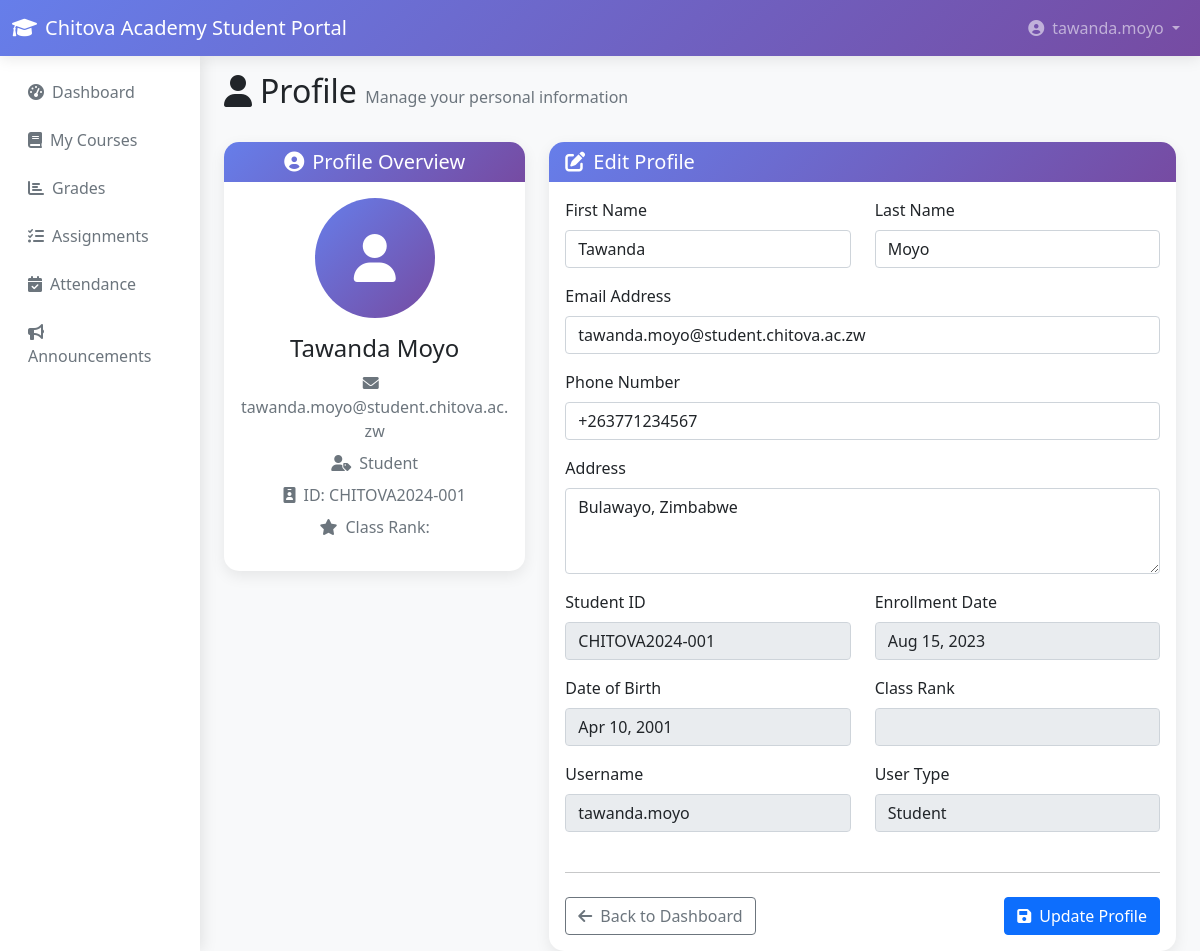
The app's page /profile.php (signed in) with its own data.
### tables this page shows
CREATE TABLE IF NOT EXISTS students (
    id INT PRIMARY KEY AUTO_INCREMENT,
    user_id INT NOT NULL,
    student_id VARCHAR(20) UNIQUE NOT NULL,
    first_name VARCHAR(50) NOT NULL,
    last_name VARCHAR(50) NOT NULL,
    date_of_birth DATE,
    phone VARCHAR(15),
    address TEXT,
    enrollment_date DATE NOT NULL,
    status ENUM('active', 'inactive', 'graduated') DEFAULT 'active',
    gpa DECIMAL(3,2) DEFAULT 0.00,
    FOREIGN KEY (user_id) REFERENCES users(id) ON DELETE CASCADE
);

CREATE TABLE IF NOT EXISTS users (
    id INT PRIMARY KEY AUTO_INCREMENT,
    username VARCHAR(50) UNIQUE NOT NULL,
    email VARCHAR(100) UNIQUE NOT NULL,
    password VARCHAR(255) NOT NULL,
    user_type ENUM('student', 'teacher', 'admin') NOT NULL,
    created_at TIMESTAMP DEFAULT CURRENT_TIMESTAMP,
    updated_at TIMESTAMP DEFAULT CURRENT_TIMESTAMP ON UPDATE CURRENT_TIMESTAMP
);

### config.php (called while the page is built, shortened)
<?php
function getUserType() {
    return $_SESSION['user_type'] ?? null;
}
function formatDate($date, $format = 'M d, Y') {
    return date($format, strtotime($date));
}
?>

### profile.php (the view, shortened to what this page needs)
<?php
require_once __DIR__ . '/../config.php';
$userType = getUserType();
$userId = $_SESSION['user_id'];
if ($userType === 'student') {
    $stmt = $pdo->prepare("
        SELECT s.*, u.email, u.username
        FROM students s
        JOIN users u ON s.user_id = u.id
        WHERE s.user_id = ?
    ");
    $stmt->execute([$userId]);
    $userInfo = $stmt->fetch();
} else {
    $stmt = $pdo->prepare("SELECT * FROM users WHERE id = ?");
    $stmt->execute([$userId]);
    $userInfo = $stmt->fetch();
}
?>
<!DOCTYPE html>
<html lang="en">
<head>
    <link href="https://cdn.jsdelivr.net/npm/bootstrap@5.1.3/dist/css/bootstrap.min.css" rel="stylesheet">
    <link href="https://cdnjs.cloudflare.com/ajax/libs/font-awesome/6.0.0/css/all.min.css" rel="stylesheet">
</head>
<body>
    <nav class="navbar navbar-expand-lg navbar-dark">
        <div class="container-fluid">
            <a class="navbar-brand" href="dashboard.php">
                <i class="fas fa-graduation-cap me-2"></i><?php echo APP_NAME; ?>
            </a>
            <div class="navbar-nav ms-auto">
                <div class="nav-item dropdown">
                    <a class="nav-link dropdown-toggle" href="#" id="navbarDropdown" role="button"
                       data-bs-toggle="dropdown" aria-expanded="false">
                        <i class="fas fa-user-circle me-2"></i><?php echo $_SESSION['username']; ?>
                    </a>
                </div>
            </div>
        </div>
    </nav>
    <div class="container-fluid">
        <div class="row">
            <nav class="col-md-2 sidebar">
                <div class="position-sticky pt-3">
                    <ul class="nav nav-pills flex-column mb-auto">
                        <li class="nav-item">
                            <a href="dashboard.php" class="nav-link">
                                <i class="fas fa-tachometer-alt me-2"></i>Dashboard
                            </a>
                        </li>
                        <?php if ($userType === 'student'): ?>
                        <li class="nav-item">
                            <a href="courses.php" class="nav-link">
                                <i class="fas fa-book me-2"></i>My Courses
                            </a>
                        </li>
                        <li class="nav-item">
                            <a href="grades.php" class="nav-link">
                                <i class="fas fa-chart-bar me-2"></i>Grades
                            </a>
                        </li>
                        <li class="nav-item">
                            <a href="assignments.php" class="nav-link">
                                <i class="fas fa-tasks me-2"></i>Assignments
                            </a>
                        </li>
                        <li class="nav-item">
                            <a href="attendance.php" class="nav-link">
                                <i class="fas fa-calendar-check me-2"></i>Attendance
                            </a>
                        </li>
                        <?php endif; ?>
                        <li class="nav-item">
                            <a href="announcements.php" class="nav-link">
                                <i class="fas fa-bullhorn me-2"></i>Announcements
                            </a>
                        </li>
                    </ul>
                </div>
            </nav>
            <main class="col-md-10 ms-sm-auto px-md-4">
                <div class="pt-3 pb-2 mb-3">
                    <h1 class="h2">
                        <i class="fas fa-user me-2"></i>Profile
                        <span class="text-muted fs-6">Manage your personal information</span>
                    </h1>
                </div>
                <div class="row">
                    <div class="col-md-4 mb-4">
                        <div class="card profile-card">
                            <div class="card-header text-center">
                                <h5 class="mb-0"><i class="fas fa-user-circle me-2"></i>Profile Overview</h5>
                            </div>
                            <div class="card-body text-center">
                                <div class="profile-avatar">
                                    <i class="fas fa-user"></i>
                                </div>
                                <h4><?php echo $userInfo['first_name'] . ' ' . $userInfo['last_name']; ?></h4>
                                <p class="text-muted mb-2">
                                    <i class="fas fa-envelope me-2"></i><?php echo $userInfo['email']; ?>
                                </p>
                                <p class="text-muted mb-2">
                                    <i class="fas fa-user-tag me-2"></i><?php echo ucfirst($userType); ?>
                                </p>
                                <?php if ($userType === 'student'): ?>
                                    <p class="text-muted mb-2">
                                        <i class="fas fa-id-badge me-2"></i>ID: <?php echo $userInfo['student_id']; ?>
                                    </p>
                                    <p class="text-muted">
                                        <i class="fas fa-star me-2"></i>Class Rank: <?php echo $userInfo['class_rank']; ?>
                                    </p>
                                <?php endif; ?>
                            </div>
                        </div>
                    </div>
                    <div class="col-md-8">
                        <div class="card profile-card">
                            <div class="card-header">
                                <h5 class="mb-0"><i class="fas fa-edit me-2"></i>Edit Profile</h5>
                            </div>
                            <div class="card-body">
                                <form method="POST">
                                    <div class="row">
                                        <div class="col-md-6 mb-3">
                                            <label for="first_name" class="form-label">First Name</label>
                                            <input type="text" class="form-control" id="first_name" name="first_name"
                                                   value="<?php echo htmlspecialchars($userInfo['first_name']); ?>" required>
                                        </div>
                                        <div class="col-md-6 mb-3">
                                            <label for="last_name" class="form-label">Last Name</label>
                                            <input type="text" class="form-control" id="last_name" name="last_name"
                                                   value="<?php echo htmlspecialchars($userInfo['last_name']); ?>" required>
                                        </div>
                                    </div>
                                    <div class="mb-3">
                                        <label for="email" class="form-label">Email Address</label>
                                        <input type="email" class="form-control" id="email" name="email"
                                               value="<?php echo htmlspecialchars($userInfo['email']); ?>" required>
                                    </div>
                                    <div class="mb-3">
                                        <label for="phone" class="form-label">Phone Number</label>
                                        <input type="tel" class="form-control" id="phone" name="phone"
                                               value="<?php echo htmlspecialchars($userInfo['phone'] ?? ''); ?>">
                                    </div>
                                    <?php if ($userType === 'student'): ?>
                                    <div class="mb-3">
                                        <label for="address" class="form-label">Address</label>
                                        <textarea class="form-control" id="address" name="address" rows="3"><?php echo htmlspecialchars($userInfo['address'] ?? ''); ?></textarea>
                                    </div>
                                    <div class="row">
                                        <div class="col-md-6 mb-3">
                                            <label class="form-label">Student ID</label>
                                            <input type="text" class="form-control" value="<?php echo $userInfo['student_id']; ?>" readonly>
                                        </div>
                                        <div class="col-md-6 mb-3">
                                            <label class="form-label">Enrollment Date</label>
                                            <input type="text" class="form-control" value="<?php echo formatDate($userInfo['enrollment_date']); ?>" readonly>
                                        </div>
                                    </div>
                                    <div class="row">
                                        <div class="col-md-6 mb-3">
                                            <label class="form-label">Date of Birth</label>
                                            <input type="text" class="form-control" value="<?php echo $userInfo['date_of_birth'] ? formatDate($userInfo['date_of_birth']) : 'Not set'; ?>" readonly>
                                        </div>
                                        <div class="col-md-6 mb-3">
                                            <label class="form-label">Class Rank</label>
                                            <input type="text" class="form-control" value="<?php echo $userInfo['class_rank']; ?>" readonly>
                                        </div>
                                    </div>
                                    <?php endif; ?>
                                    <div class="row">
                                        <div class="col-md-6 mb-3">
                                            <label class="form-label">Username</label>
                                            <input type="text" class="form-control" value="<?php echo $userInfo['username']; ?>" readonly>
                                        </div>
                                        <div class="col-md-6 mb-3">
                                            <label class="form-label">User Type</label>
                                            <input type="text" class="form-control" value="<?php echo ucfirst($userType); ?>" readonly>
                                        </div>
                                    </div>
                                    <hr class="my-4">
                                    <div class="d-flex justify-content-between">
                                        <a href="dashboard.php" class="btn btn-outline-secondary">
                                            <i class="fas fa-arrow-left me-2"></i>Back to Dashboard
                                        </a>
                                        <button type="submit" class="btn btn-primary">
                                            <i class="fas fa-save me-2"></i>Update Profile
                                        </button>
                                    </div>
                                </form>
                            </div>
                        </div>
                    </div>
                </div>
            </main>
        </div>
    </div>
</body>
</html>

### profile.php (style rules this page uses)
:root { --primary-color: #667eea; --secondary-color: #764ba2; }
body { background-color: #f8f9fa; }
.navbar { background: linear-gradient(135deg, var(--primary-color) 0%, var(--secondary-color) 100%); box-shadow: 0 2px 15px rgba(0, 0, 0, 0.1); }
.profile-card { border: none; border-radius: 15px; box-shadow: 0 5px 15px rgba(0, 0, 0, 0.08); }
.card-header { background: linear-gradient(135deg, var(--primary-color) 0%, var(--secondary-color) 100%); color: white; border-radius: 15px 15px 0 0 !important; border: none; }
.sidebar { background: white; min-height: calc(100vh - 76px); box-shadow: 2px 0 15px rgba(0, 0, 0, 0.1); }
.nav-pills .nav-link { color: #6c757d; margin-bottom: 0.5rem; border-radius: 10px; }
.profile-avatar { width: 120px; height: 120px; background: linear-gradient(135deg, var(--primary-color) 0%, var(--secondary-color) 100%); border-radius: 50%; display: flex; align-items: center; justify-content: center; font-size: 3rem; color: white; margin: 0 auto 1rem; }

### records on screen
students: first_name "Tawanda", last_name "Moyo", user.email "tawanda.moyo@student.chitova.ac.zw", student "CHITOVA2024-001", email "tawanda.moyo@student.chitova.ac.zw", phone "+263771234567", address "Bulawayo, Zimbabwe", enrollment_date "Aug 15, 2023", date_of_birth "Apr 10, 2001", user.username "tawanda.moyo"

### other values on screen
APP_NAME "Chitova Academy Student Portal"
$_SESSION['username'] "tawanda.moyo"
$userType "Student"
